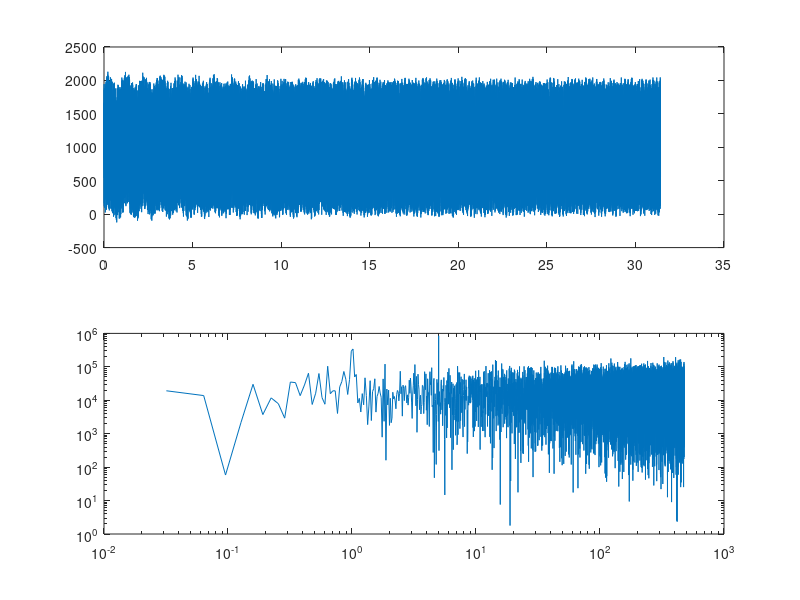

MATLAB code for this plot:
a = 0;
b = 10 * pi;
N = 30000;

x = linspace(a, b, N+1);
y = 100 * sin(2*pi*x) .* exp(-x/10) + 50 * cos(2*pi*5 .* x);
r = 2000 * rand(1, N+1);
y = y + r;

Delta = x(2) - x(1);
f = (-N/2:N/2)' ./ (N * Delta);

F = fft(y);
F = Delta .* F;
F = fftshift(F);

P = 2.0 * abs(F).^2;
fdlaP = f(f > 0);
P = P(f > 0);

subplot(2,1,1); plot(x, y);
subplot(2,1,2); loglog(fdlaP, abs(P));
